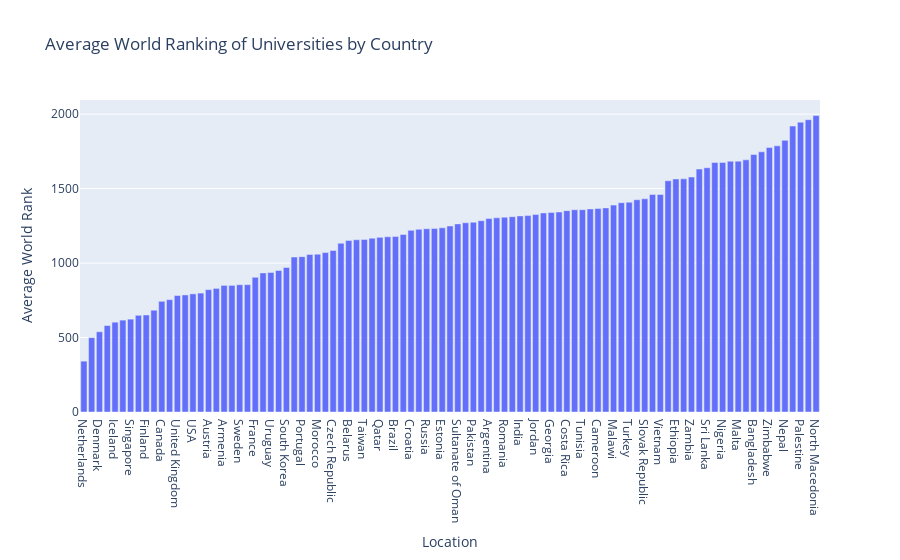

The code cell stored with this chart in its notebook:
### Markdown cell above
##### which country has a high concentration of top-ranked universities based on their average world rank.

### Code cell
# Plotting
fig = px.bar(average_ranking_by_country, x=average_ranking_by_country.index, y=average_ranking_by_country.values,
             labels={'x': 'Country', 'y': 'Average World Rank'},
             title='Average World Ranking of Universities by Country')
fig.show()

### Figure 1 — Plotly figure (JSON) as saved in the notebook; plotly's stock layout.template omitted (floating-point values rounded to 4 significant figures)
{"data": [{"alignmentgroup": "True", "hovertemplate": "Location=%{x}<br>Average World Rank=%{y}<extra></extra>", "legendgroup": "", "marker": {"color": "#636efa", "pattern": {"shape": ""}}, "name": "", "offsetgroup": "", "orientation": "v", "showlegend": false, "textposition": "auto", "type": "bar", "x": ["Netherlands", "Switzerland", "Denmark", "Belgium", "Iceland", "Israel", "Singapore", "Germany", "Finland", "Australia", "Canada", "Ireland", "United Kingdom", "Italy", "USA", "New Zealand", "Austria", "Luxembourg", "Armenia", "South Africa", "Sweden", "Spain", "France", "Hungary", "Uruguay", "Uganda", "South Korea", "China", "Portugal", "Norway", "Morocco", "Greece", "Czech Republic", "Slovenia", "Belarus", "United Arab Emirates", "Taiwan", "Malaysia", "Qatar", "Japan", "Brazil", "Serbia", "Croatia", "Thailand", "Russia", "Bulgaria", "Estonia", "Cyprus", "Sultanate of Oman", "Poland", "Pakistan", "Mexico", "Argentina", "Lebanon", "Romania", "Ghana", "India", "Chile", "Jordan", "Colombia", "Georgia", "Kuwait", "Costa Rica", "Iran", "Tunisia", "Saudi Arabia", "Cameroon", "Egypt", "Malawi", "Lithuania", "Turkey", "Kenya", "Slovak Republic", "Azerbaijan", "Vietnam", "Ukraine", "Ethiopia", "Peru", "Zambia", "Philippines", "Sri Lanka", "Kazakhstan", "Nigeria", "Latvia", "Malta", "Ecuador", "Bangladesh", "Northern Cyprus", "Zimbabwe", "Indonesia", "Nepal", "Tanzania", "Palestine", "Algeria", "North Macedonia"], "xaxis": "x", "y": [341.4, 499.4, 538.6, 580.4, 603, 616.9, 623.5, 649.2, 651.4, 683.4, 743.3, 754.2, 781.9, 785.9, 793.2, 798.4, 821.6, 830, 850, 850.1, 854.5, 854.9, 904.1, 934, 937, 950, 970.2, 1040.0, 1043.0, 1058.0, 1060.0, 1070.0, 1085.0, 1133.0, 1152, 1156.0, 1158.0, 1167.0, 1172.0, 1176.0, 1178.0, 1192.0, 1220.0, 1227.0, 1230.0, 1232.0, 1237.0, 1249, 1263, 1270.0, 1274.0, 1284.0, 1299.0, 1304.0, 1308, 1312.0, 1317.0, 1319.0, 1326.0, 1336.0, 1340, 1343, 1352, 1358.0, 1358.0, 1364.0, 1366, 1370.0, 1389, 1405.0, 1409.0, 1425, 1432.0, 1460, 1461.0, 1553.0, 1565.0, 1566.0, 1578, 1631.0, 1640, 1675, 1676.0, 1684, 1684, 1693, 1729, 1747, 1776, 1787, 1824, 1920, 1946, 1962.0, 1990], "yaxis": "y"}], "layout": {"barmode": "relative", "legend": {"tracegroupgap": 0}, "title": {"text": "Average World Ranking of Universities by Country"}, "xaxis": {"anchor": "y", "domain": [0, 1], "title": {"text": "Location"}}, "yaxis": {"anchor": "x", "domain": [0, 1], "title": {"text": "Average World Rank"}}}}
